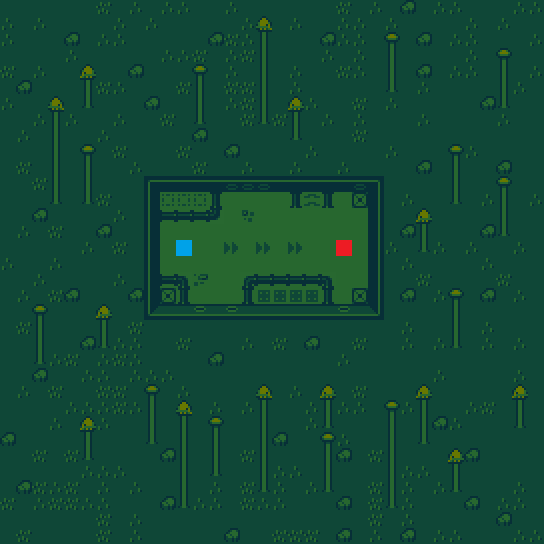

This game map was drawn from its Tiled (.tmx) file and the tilesets committed beside it. A one-line description and the full map source follow:
An orthogonal 34x34 tile map with 16x16 px tiles, 1 tile layer (Tile Layer 1).

<map version="1.10" tiledversion="1.11.2" orientation="orthogonal" renderorder="right-down" width="34" height="34" tilewidth="16" tileheight="16" infinite="0" nextlayerid="2" nextobjectid="1">
 <editorsettings>
  <export target="level1.csv" format="csv" />
 </editorsettings>
 <tileset firstgid="1" source="tileset.tsx" />
 <layer id="1" name="Tile Layer 1" width="34" height="34">
  <data encoding="csv">
1,1,1,1,1,1,7,1,6,1,6,6,1,1,6,1,1,1,1,1,1,7,1,6,1,8,1,6,6,1,1,1,6,6,
6,1,6,1,1,1,1,6,1,6,1,1,1,1,1,6,12,1,6,1,1,6,6,1,6,1,1,1,1,6,1,6,1,1,
6,1,1,1,8,1,6,6,1,1,1,1,1,8,7,6,10,1,1,1,8,6,6,1,11,1,8,1,6,6,1,1,1,6,
1,1,1,1,6,1,1,1,1,1,6,6,7,1,6,7,10,1,1,1,6,1,6,1,10,1,1,1,1,6,1,11,1,1,
7,1,6,1,1,13,1,1,8,1,1,1,11,1,6,1,10,1,6,1,1,7,6,1,10,1,8,1,6,6,1,10,1,6,
1,8,1,1,1,10,7,6,1,1,1,7,10,1,7,7,10,1,6,1,1,1,1,1,9,1,6,1,1,1,1,10,6,1,
6,1,1,12,1,9,1,1,1,8,1,1,10,1,6,7,10,1,13,6,1,1,7,1,6,1,1,1,1,1,8,9,1,1,
1,1,6,10,6,1,1,6,1,1,7,1,9,1,1,7,9,7,10,1,6,1,6,1,1,1,6,1,1,1,1,6,1,1,
1,6,1,10,1,1,6,1,1,1,1,1,8,1,1,1,1,1,9,1,1,1,7,1,1,1,1,1,1,1,1,1,1,1,
1,1,1,10,1,11,1,7,1,1,1,7,1,1,8,1,1,1,1,6,1,1,1,1,6,1,1,1,11,6,1,1,1,1,
1,7,1,10,1,10,1,1,6,1,1,1,7,1,1,6,1,1,6,1,1,6,1,1,1,1,8,1,10,1,1,8,1,1,
1,1,7,10,1,10,1,1,1,55,56,56,56,56,70,70,70,56,56,56,56,56,70,57,1,1,1,1,10,1,1,11,1,1,
1,1,1,9,1,9,7,1,1,58,27,27,27,79,26,26,26,26,79,37,79,26,80,60,1,6,1,1,9,1,6,10,1,6,
1,1,8,1,1,1,1,6,1,58,78,78,78,75,26,30,26,26,26,26,26,26,26,60,1,1,13,1,1,1,1,10,1,1,
1,6,1,7,1,1,8,1,1,58,26,26,26,26,26,26,26,26,26,26,26,26,26,60,1,8,10,1,1,1,8,9,1,1,
1,1,1,1,1,6,1,7,1,58,26,142,33,26,39,26,39,26,39,26,32,141,26,60,6,1,9,6,1,6,1,1,6,1,
6,1,1,6,1,1,1,1,1,58,26,26,26,26,26,26,26,26,26,26,26,26,26,60,1,6,1,1,1,1,6,1,1,1,
1,1,6,1,1,1,1,6,1,58,78,74,31,26,26,77,78,78,78,78,74,26,26,60,1,1,7,1,1,1,1,7,1,1,
1,6,1,7,8,1,1,1,8,58,80,79,26,26,26,79,48,48,48,48,79,26,80,60,1,8,1,6,11,1,8,1,6,1,
1,1,11,1,1,1,13,1,1,61,62,62,71,62,71,62,62,62,62,62,62,71,62,63,1,1,1,1,10,1,1,1,1,1,
1,7,10,1,1,1,10,1,7,1,1,1,1,1,1,1,1,1,1,1,1,1,1,1,1,6,1,1,10,1,6,1,1,1,
1,1,10,1,1,8,9,6,6,1,1,7,1,1,1,6,1,7,1,8,1,1,7,1,1,6,1,6,9,1,6,1,6,1,
1,1,9,6,7,1,6,7,6,1,1,1,1,8,1,1,1,1,1,1,1,6,1,1,1,1,1,1,1,1,1,1,1,1,
1,1,8,1,1,6,6,1,6,6,6,1,1,1,1,1,1,1,1,1,1,1,1,1,1,1,1,6,1,1,1,1,6,1,
1,6,1,7,1,1,7,7,1,11,1,6,1,1,1,1,12,1,6,1,13,1,7,1,1,1,13,1,1,1,1,1,13,1,
1,1,1,1,6,6,6,7,6,10,1,12,1,6,1,6,10,1,1,6,10,6,6,1,11,6,10,1,1,6,7,1,10,1,
1,1,1,6,1,13,6,1,1,10,1,10,1,11,1,1,10,1,1,6,9,1,1,1,10,1,10,8,6,1,1,1,9,1,
8,1,1,1,1,10,1,1,1,9,1,10,1,10,1,1,10,8,1,1,11,6,1,1,10,1,9,1,1,1,1,1,1,1,
1,1,7,1,7,9,1,1,1,1,8,10,1,10,1,7,10,1,1,1,10,8,1,7,10,1,1,1,13,8,1,1,1,1,
1,1,1,1,1,6,6,6,1,1,1,10,1,9,1,1,10,6,6,1,10,1,1,1,10,6,6,1,10,1,1,1,1,1,
1,8,7,6,7,1,6,1,6,1,1,10,1,6,1,7,9,6,1,6,9,1,1,7,10,6,1,6,9,1,1,1,6,1,
7,1,6,7,7,6,6,1,1,1,8,9,6,6,1,7,6,6,1,1,1,8,1,7,9,6,1,1,1,8,1,6,6,1,
1,1,1,1,1,1,7,1,6,1,1,1,1,1,1,1,1,1,1,1,1,1,1,7,1,6,1,1,1,1,1,8,1,1,
1,7,1,1,1,1,7,1,6,1,1,1,1,1,8,1,1,7,7,7,1,8,1,6,1,8,1,6,6,1,1,1,6,6
</data>
 </layer>
</map>
